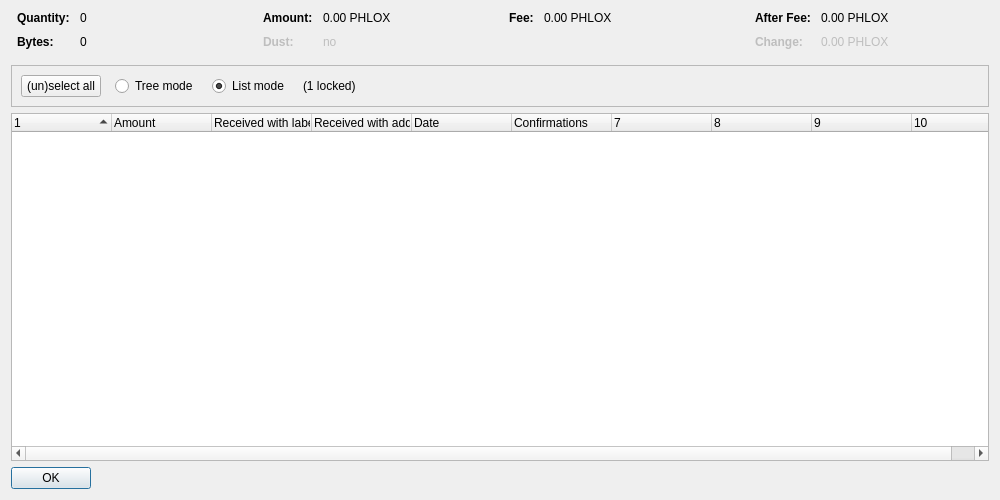
<?xml version="1.0" encoding="UTF-8"?>
<ui version="4.0">
 <class>CoinControlDialog</class>
 <widget class="QDialog" name="CoinControlDialog">
  <property name="geometry">
   <rect>
    <x>0</x>
    <y>0</y>
    <width>1000</width>
    <height>500</height>
   </rect>
  </property>
  <property name="windowTitle">
   <string>Coin Selection</string>
  </property>
  <layout class="QVBoxLayout" name="verticalLayout">
   <item>
    <layout class="QHBoxLayout" name="horizontalLayoutTop" stretch="0,0,0,0">
     <property name="topMargin">
      <number>0</number>
     </property>
     <property name="bottomMargin">
      <number>10</number>
     </property>
     <item>
      <layout class="QFormLayout" name="formLayoutCoinControl1">
       <property name="horizontalSpacing">
        <number>10</number>
       </property>
       <property name="verticalSpacing">
        <number>10</number>
       </property>
       <property name="leftMargin">
        <number>6</number>
       </property>
       <property name="rightMargin">
        <number>6</number>
       </property>
       <item row="0" column="0">
        <widget class="QLabel" name="labelCoinControlQuantityText">
         <property name="font">
          <font>
           <weight>75</weight>
           <bold>true</bold>
          </font>
         </property>
         <property name="text">
          <string>Quantity:</string>
         </property>
        </widget>
       </item>
       <item row="0" column="1">
        <widget class="QLabel" name="labelCoinControlQuantity">
         <property name="cursor">
          <cursorShape>IBeamCursor</cursorShape>
         </property>
         <property name="contextMenuPolicy">
          <enum>Qt::ActionsContextMenu</enum>
         </property>
         <property name="text">
          <string notr="true">0</string>
         </property>
         <property name="textInteractionFlags">
          <set>Qt::LinksAccessibleByMouse|Qt::TextSelectableByKeyboard|Qt::TextSelectableByMouse</set>
         </property>
        </widget>
       </item>
       <item row="1" column="0">
        <widget class="QLabel" name="labelCoinControlBytesText">
         <property name="font">
          <font>
           <weight>75</weight>
           <bold>true</bold>
          </font>
         </property>
         <property name="text">
          <string>Bytes:</string>
         </property>
        </widget>
       </item>
       <item row="1" column="1">
        <widget class="QLabel" name="labelCoinControlBytes">
         <property name="cursor">
          <cursorShape>IBeamCursor</cursorShape>
         </property>
         <property name="contextMenuPolicy">
          <enum>Qt::ActionsContextMenu</enum>
         </property>
         <property name="text">
          <string notr="true">0</string>
         </property>
         <property name="textInteractionFlags">
          <set>Qt::LinksAccessibleByMouse|Qt::TextSelectableByKeyboard|Qt::TextSelectableByMouse</set>
         </property>
        </widget>
       </item>
      </layout>
     </item>
     <item>
      <layout class="QFormLayout" name="formLayoutCoinControl2">
       <property name="horizontalSpacing">
        <number>10</number>
       </property>
       <property name="verticalSpacing">
        <number>10</number>
       </property>
       <property name="leftMargin">
        <number>6</number>
       </property>
       <property name="rightMargin">
        <number>6</number>
       </property>
       <item row="0" column="0">
        <widget class="QLabel" name="labelCoinControlAmountText">
         <property name="font">
          <font>
           <weight>75</weight>
           <bold>true</bold>
          </font>
         </property>
         <property name="text">
          <string>Amount:</string>
         </property>
        </widget>
       </item>
       <item row="0" column="1">
        <widget class="QLabel" name="labelCoinControlAmount">
         <property name="cursor">
          <cursorShape>IBeamCursor</cursorShape>
         </property>
         <property name="contextMenuPolicy">
          <enum>Qt::ActionsContextMenu</enum>
         </property>
         <property name="text">
          <string notr="true">0.00 PHLOX</string>
         </property>
         <property name="textInteractionFlags">
          <set>Qt::LinksAccessibleByMouse|Qt::TextSelectableByKeyboard|Qt::TextSelectableByMouse</set>
         </property>
        </widget>
       </item>
       <item row="1" column="0">
        <widget class="QLabel" name="labelCoinControlLowOutputText">
         <property name="enabled">
          <bool>false</bool>
         </property>
         <property name="font">
          <font>
           <weight>75</weight>
           <bold>true</bold>
          </font>
         </property>
         <property name="text">
          <string>Dust:</string>
         </property>
        </widget>
       </item>
       <item row="1" column="1">
        <widget class="QLabel" name="labelCoinControlLowOutput">
         <property name="enabled">
          <bool>false</bool>
         </property>
         <property name="cursor">
          <cursorShape>IBeamCursor</cursorShape>
         </property>
         <property name="contextMenuPolicy">
          <enum>Qt::ActionsContextMenu</enum>
         </property>
         <property name="text">
          <string notr="true">no</string>
         </property>
         <property name="textInteractionFlags">
          <set>Qt::LinksAccessibleByMouse|Qt::TextSelectableByKeyboard|Qt::TextSelectableByMouse</set>
         </property>
        </widget>
       </item>
      </layout>
     </item>
     <item>
      <layout class="QFormLayout" name="formLayoutCoinControl3">
       <property name="horizontalSpacing">
        <number>10</number>
       </property>
       <property name="verticalSpacing">
        <number>10</number>
       </property>
       <property name="leftMargin">
        <number>6</number>
       </property>
       <property name="rightMargin">
        <number>6</number>
       </property>
       <item row="0" column="0">
        <widget class="QLabel" name="labelCoinControlFeeText">
         <property name="font">
          <font>
           <weight>75</weight>
           <bold>true</bold>
          </font>
         </property>
         <property name="text">
          <string>Fee:</string>
         </property>
        </widget>
       </item>
       <item row="0" column="1">
        <widget class="QLabel" name="labelCoinControlFee">
         <property name="cursor">
          <cursorShape>IBeamCursor</cursorShape>
         </property>
         <property name="contextMenuPolicy">
          <enum>Qt::ActionsContextMenu</enum>
         </property>
         <property name="text">
          <string notr="true">0.00 PHLOX</string>
         </property>
         <property name="textInteractionFlags">
          <set>Qt::LinksAccessibleByMouse|Qt::TextSelectableByKeyboard|Qt::TextSelectableByMouse</set>
         </property>
        </widget>
       </item>
      </layout>
     </item>
     <item>
      <layout class="QFormLayout" name="formLayoutCoinControl4">
       <property name="horizontalSpacing">
        <number>10</number>
       </property>
       <property name="verticalSpacing">
        <number>10</number>
       </property>
       <property name="leftMargin">
        <number>6</number>
       </property>
       <property name="rightMargin">
        <number>6</number>
       </property>
       <item row="0" column="0">
        <widget class="QLabel" name="labelCoinControlAfterFeeText">
         <property name="font">
          <font>
           <weight>75</weight>
           <bold>true</bold>
          </font>
         </property>
         <property name="text">
          <string>After Fee:</string>
         </property>
        </widget>
       </item>
       <item row="0" column="1">
        <widget class="QLabel" name="labelCoinControlAfterFee">
         <property name="cursor">
          <cursorShape>IBeamCursor</cursorShape>
         </property>
         <property name="contextMenuPolicy">
          <enum>Qt::ActionsContextMenu</enum>
         </property>
         <property name="text">
          <string notr="true">0.00 PHLOX</string>
         </property>
         <property name="textInteractionFlags">
          <set>Qt::LinksAccessibleByMouse|Qt::TextSelectableByKeyboard|Qt::TextSelectableByMouse</set>
         </property>
        </widget>
       </item>
       <item row="1" column="0">
        <widget class="QLabel" name="labelCoinControlChangeText">
         <property name="enabled">
          <bool>false</bool>
         </property>
         <property name="font">
          <font>
           <weight>75</weight>
           <bold>true</bold>
          </font>
         </property>
         <property name="text">
          <string>Change:</string>
         </property>
        </widget>
       </item>
       <item row="1" column="1">
        <widget class="QLabel" name="labelCoinControlChange">
         <property name="enabled">
          <bool>false</bool>
         </property>
         <property name="cursor">
          <cursorShape>IBeamCursor</cursorShape>
         </property>
         <property name="contextMenuPolicy">
          <enum>Qt::ActionsContextMenu</enum>
         </property>
         <property name="text">
          <string notr="true">0.00 PHLOX</string>
         </property>
         <property name="textInteractionFlags">
          <set>Qt::LinksAccessibleByMouse|Qt::TextSelectableByKeyboard|Qt::TextSelectableByMouse</set>
         </property>
        </widget>
       </item>
      </layout>
     </item>
    </layout>
   </item>
   <item>
    <widget class="QFrame" name="frame">
     <property name="minimumSize">
      <size>
       <width>0</width>
       <height>40</height>
      </size>
     </property>
     <property name="frameShape">
      <enum>QFrame::StyledPanel</enum>
     </property>
     <property name="frameShadow">
      <enum>QFrame::Sunken</enum>
     </property>
     <layout class="QHBoxLayout" name="horizontalLayout">
      <item>
       <layout class="QHBoxLayout" name="horizontalLayoutPanel" stretch="0,0,0,0,0">
        <property name="spacing">
         <number>14</number>
        </property>
        <item>
         <widget class="QPushButton" name="pushButtonSelectAll">
          <property name="sizePolicy">
           <sizepolicy hsizetype="Maximum" vsizetype="Fixed">
            <horstretch>0</horstretch>
            <verstretch>0</verstretch>
           </sizepolicy>
          </property>
          <property name="text">
           <string>(un)select all</string>
          </property>
          <property name="autoDefault">
           <bool>false</bool>
          </property>
         </widget>
        </item>
        <item>
         <widget class="QRadioButton" name="radioTreeMode">
          <property name="sizePolicy">
           <sizepolicy hsizetype="Maximum" vsizetype="Fixed">
            <horstretch>0</horstretch>
            <verstretch>0</verstretch>
           </sizepolicy>
          </property>
          <property name="text">
           <string>Tree mode</string>
          </property>
         </widget>
        </item>
        <item>
         <widget class="QRadioButton" name="radioListMode">
          <property name="sizePolicy">
           <sizepolicy hsizetype="Maximum" vsizetype="Fixed">
            <horstretch>0</horstretch>
            <verstretch>0</verstretch>
           </sizepolicy>
          </property>
          <property name="text">
           <string>List mode</string>
          </property>
          <property name="checked">
           <bool>true</bool>
          </property>
         </widget>
        </item>
        <item>
         <widget class="QLabel" name="labelLocked">
          <property name="text">
           <string notr="true">(1 locked)</string>
          </property>
         </widget>
        </item>
        <item>
         <spacer name="horizontalSpacer">
          <property name="orientation">
           <enum>Qt::Horizontal</enum>
          </property>
          <property name="sizeHint" stdset="0">
           <size>
            <width>40</width>
            <height>20</height>
           </size>
          </property>
         </spacer>
        </item>
       </layout>
      </item>
     </layout>
    </widget>
   </item>
   <item>
    <widget class="CoinControlTreeWidget" name="treeWidget">
     <property name="contextMenuPolicy">
      <enum>Qt::CustomContextMenu</enum>
     </property>
     <property name="sortingEnabled">
      <bool>false</bool>
     </property>
     <property name="columnCount">
      <number>10</number>
     </property>
     <attribute name="headerShowSortIndicator" stdset="0">
      <bool>true</bool>
     </attribute>
     <attribute name="headerStretchLastSection">
      <bool>false</bool>
     </attribute>
     <column>
      <property name="text">
       <string/>
      </property>
     </column>
     <column>
      <property name="text">
       <string>Amount</string>
      </property>
     </column>
     <column>
      <property name="text">
       <string>Received with label</string>
      </property>
     </column>
     <column>
      <property name="text">
       <string>Received with address</string>
      </property>
     </column>
     <column>
      <property name="text">
       <string>Date</string>
      </property>
     </column>
     <column>
      <property name="text">
       <string>Confirmations</string>
      </property>
      <property name="toolTip">
       <string>Confirmed</string>
      </property>
     </column>
     <column>
      <property name="text">
       <string/>
      </property>
     </column>
     <column>
      <property name="text">
       <string/>
      </property>
     </column>
     <column>
      <property name="text">
       <string/>
      </property>
     </column>
     <column>
      <property name="text">
       <string/>
      </property>
     </column>
    </widget>
   </item>
   <item>
    <widget class="QDialogButtonBox" name="buttonBox">
     <property name="sizePolicy">
      <sizepolicy hsizetype="Maximum" vsizetype="Fixed">
       <horstretch>0</horstretch>
       <verstretch>0</verstretch>
      </sizepolicy>
     </property>
     <property name="orientation">
      <enum>Qt::Horizontal</enum>
     </property>
     <property name="standardButtons">
      <set>QDialogButtonBox::Ok</set>
     </property>
    </widget>
   </item>
  </layout>
 </widget>
 <customwidgets>
  <customwidget>
   <class>CoinControlTreeWidget</class>
   <extends>QTreeWidget</extends>
   <header>coincontroltreewidget.h</header>
  </customwidget>
 </customwidgets>
 <resources/>
 <connections/>
</ui>
